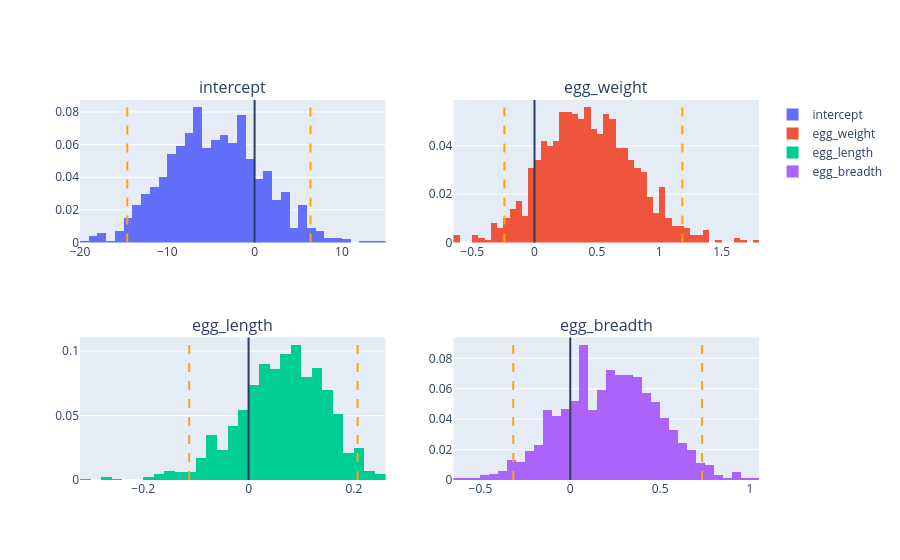

The cell this chart's notebook holds for it:
### Code cell
def visualize_coeffs(bs_thetas, rows, cols):
    cis = pl.DataFrame({
        'coefficient': bs_thetas.columns,
        'lower': [bootstrap_ci(bs_thetas[c])[0] for c in bs_thetas.columns],
        'upper': [bootstrap_ci(bs_thetas[c])[1] for c in bs_thetas.columns]})
    display(cis)
    from plotly.subplots import make_subplots
    fig = make_subplots(rows=rows, cols=cols, subplot_titles=cis['coefficient'].to_list())
    for i, coeff_name in enumerate(cis['coefficient']):
        c = (i % cols) + 1
        r = (i // cols) + 1
        fig.add_histogram(x=bs_thetas[coeff_name], name=coeff_name, 
                        row=r, col=c, histnorm='probability')
        fig.add_vline(x=0, row=r, col=c)
        fig.add_vline(x=cis['lower'][i], line=ci_line_style, 
                      row=r, col=c)
        fig.add_vline(x=cis['upper'][i], line=ci_line_style, 
                      row=r, col=c)
    return fig

visualize_coeffs(bs_thetas, 2, 2)

### Figure 1 — Plotly figure (JSON) as saved in the notebook; plotly's stock layout.template omitted (floating-point values rounded to 4 significant figures; data arrays with more than 128 entries replaced by an {"elided": "..."} marker saying what was removed)
{"data": [{"histnorm": "probability", "name": "intercept", "type": "histogram", "x": {"elided": "1000 float values"}, "xaxis": "x", "yaxis": "y"}, {"histnorm": "probability", "name": "egg_weight", "type": "histogram", "x": {"elided": "1000 float values"}, "xaxis": "x2", "yaxis": "y2"}, {"histnorm": "probability", "name": "egg_length", "type": "histogram", "x": {"elided": "1000 float values"}, "xaxis": "x3", "yaxis": "y3"}, {"histnorm": "probability", "name": "egg_breadth", "type": "histogram", "x": {"elided": "1000 float values"}, "xaxis": "x4", "yaxis": "y4"}], "layout": {"annotations": [{"font": {"size": 16}, "showarrow": false, "text": "intercept", "x": 0.225, "xanchor": "center", "xref": "paper", "y": 1.0, "yanchor": "bottom", "yref": "paper"}, {"font": {"size": 16}, "showarrow": false, "text": "egg_weight", "x": 0.775, "xanchor": "center", "xref": "paper", "y": 1.0, "yanchor": "bottom", "yref": "paper"}, {"font": {"size": 16}, "showarrow": false, "text": "egg_length", "x": 0.225, "xanchor": "center", "xref": "paper", "y": 0.375, "yanchor": "bottom", "yref": "paper"}, {"font": {"size": 16}, "showarrow": false, "text": "egg_breadth", "x": 0.775, "xanchor": "center", "xref": "paper", "y": 0.375, "yanchor": "bottom", "yref": "paper"}], "shapes": [{"type": "line", "x0": 0, "x1": 0, "xref": "x", "y0": 0, "y1": 1, "yref": "y domain"}, {"line": {"color": "orange", "dash": "dash", "width": 2}, "type": "line", "x0": -14.58, "x1": -14.58, "xref": "x", "y0": 0, "y1": 1, "yref": "y domain"}, {"line": {"color": "orange", "dash": "dash", "width": 2}, "type": "line", "x0": 6.404, "x1": 6.404, "xref": "x", "y0": 0, "y1": 1, "yref": "y domain"}, {"type": "line", "x0": 0, "x1": 0, "xref": "x2", "y0": 0, "y1": 1, "yref": "y2 domain"}, {"line": {"color": "orange", "dash": "dash", "width": 2}, "type": "line", "x0": -0.2414, "x1": -0.2414, "xref": "x2", "y0": 0, "y1": 1, "yref": "y2 domain"}, {"line": {"color": "orange", "dash": "dash", "width": 2}, "type": "line", "x0": 1.186, "x1": 1.186, "xref": "x2", "y0": 0, "y1": 1, "yref": "y2 domain"}, {"type": "line", "x0": 0, "x1": 0, "xref": "x3", "y0": 0, "y1": 1, "yref": "y3 domain"}, {"line": {"color": "orange", "dash": "dash", "width": 2}, "type": "line", "x0": -0.1127, "x1": -0.1127, "xref": "x3", "y0": 0, "y1": 1, "yref": "y3 domain"}, {"line": {"color": "orange", "dash": "dash", "width": 2}, "type": "line", "x0": 0.2069, "x1": 0.2069, "xref": "x3", "y0": 0, "y1": 1, "yref": "y3 domain"}, {"type": "line", "x0": 0, "x1": 0, "xref": "x4", "y0": 0, "y1": 1, "yref": "y4 domain"}, {"line": {"color": "orange", "dash": "dash", "width": 2}, "type": "line", "x0": -0.3172, "x1": -0.3172, "xref": "x4", "y0": 0, "y1": 1, "yref": "y4 domain"}, {"line": {"color": "orange", "dash": "dash", "width": 2}, "type": "line", "x0": 0.7334, "x1": 0.7334, "xref": "x4", "y0": 0, "y1": 1, "yref": "y4 domain"}], "xaxis": {"anchor": "y", "domain": [0.0, 0.45]}, "xaxis2": {"anchor": "y2", "domain": [0.55, 1.0]}, "xaxis3": {"anchor": "y3", "domain": [0.0, 0.45]}, "xaxis4": {"anchor": "y4", "domain": [0.55, 1.0]}, "yaxis": {"anchor": "x", "domain": [0.625, 1.0]}, "yaxis2": {"anchor": "x2", "domain": [0.625, 1.0]}, "yaxis3": {"anchor": "x3", "domain": [0.0, 0.375]}, "yaxis4": {"anchor": "x4", "domain": [0.0, 0.375]}}}
